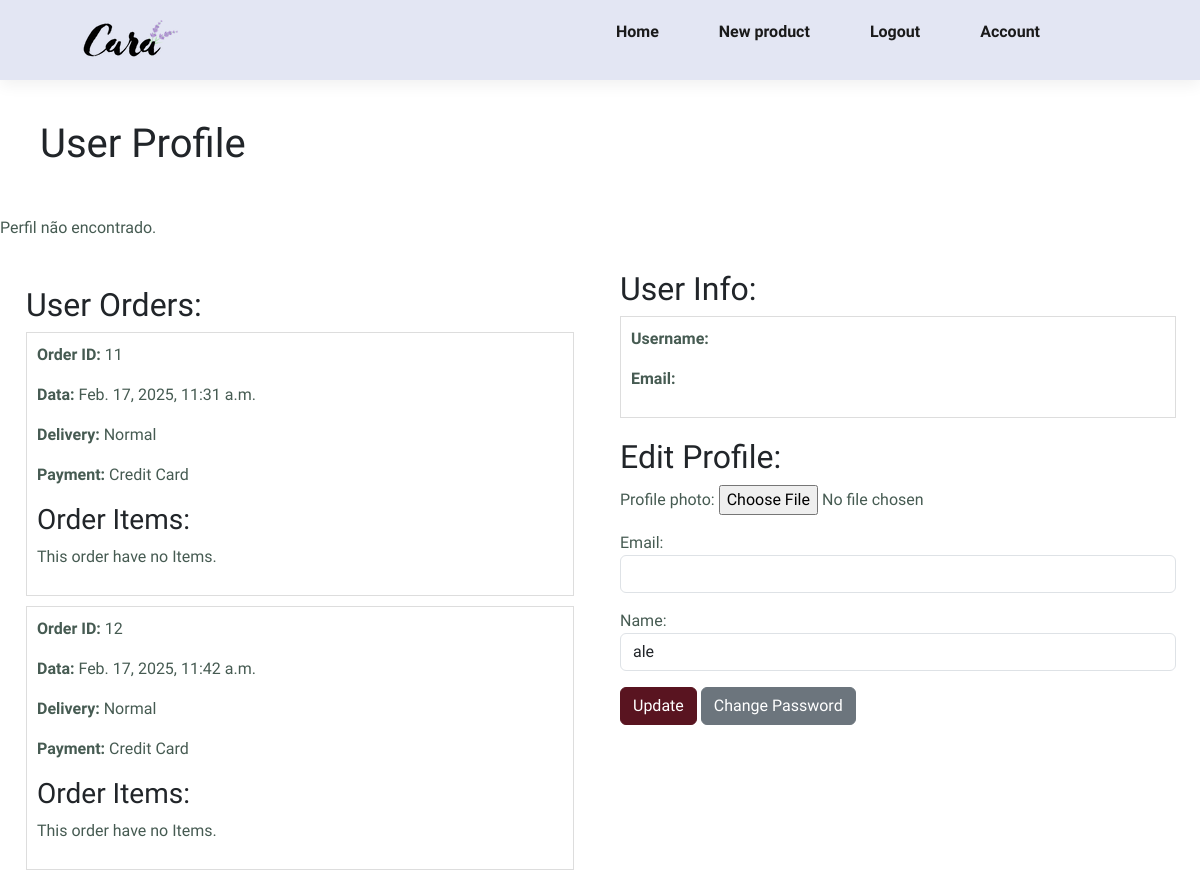
The app's page /profile/ (signed in, upper part), older data.
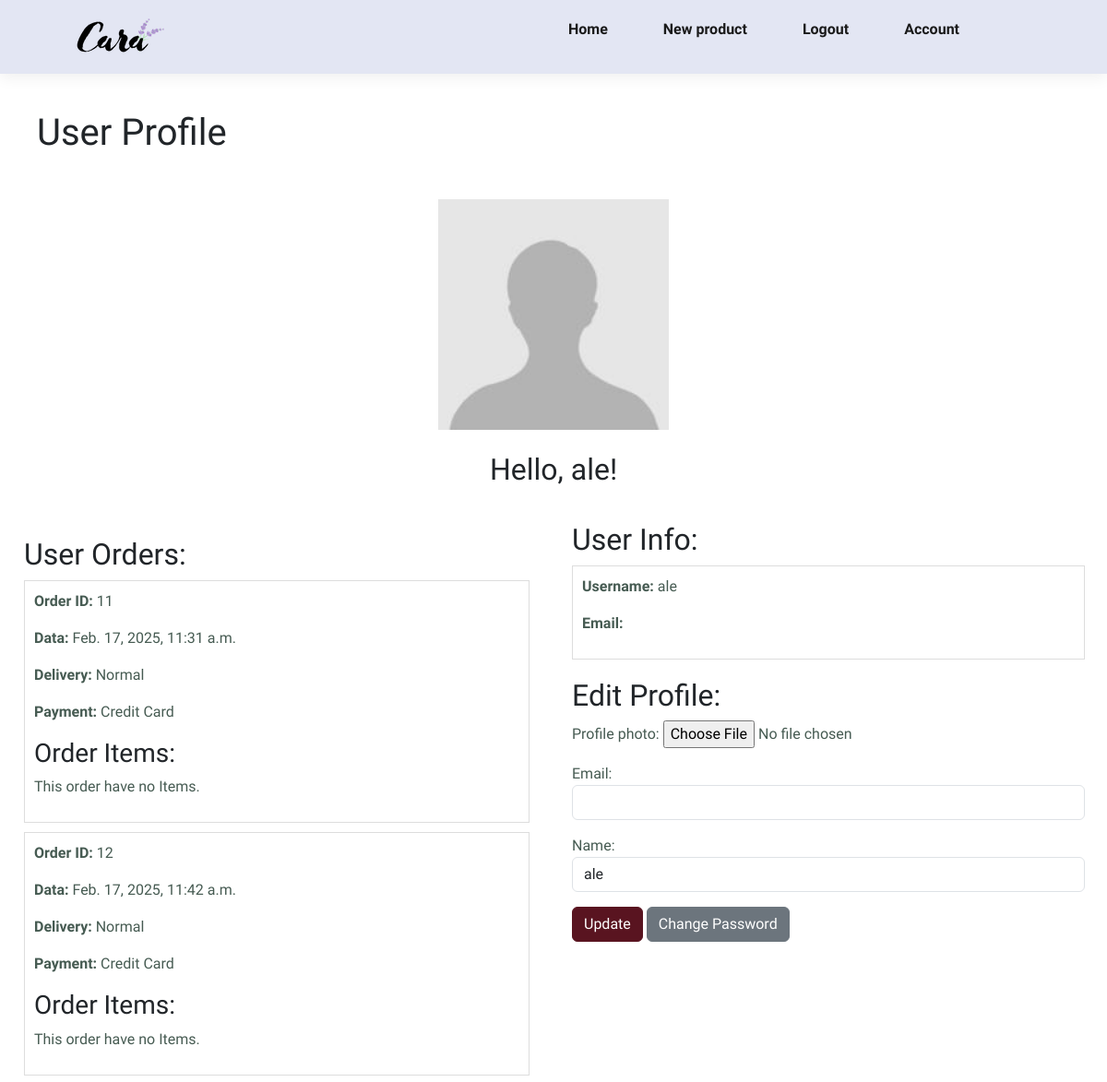
The same page, newer data.
### apps/main/models.py (models this page shows, shortened)
class Profile(models.Model):
    user = models.OneToOneField(User, on_delete=models.CASCADE)
    profile_photo = models.ImageField(upload_to='profile_pictures/', blank=True, null=True)

### apps/main/views.py (the view)
    def wrapper(request, *arg, **kwargs):
        if not request.user.is_authenticated:
            messages.warning(request, 'You need to be loged to proceed')
            return redirect('login')
        return view_func(request, *arg, **kwargs)

### apps/main/forms.py (shortened to what this page needs)
class UpdateProfile(forms.ModelForm):
    email = forms.EmailField(required=True, max_length=50, widget=forms.TextInput(
        attrs={'class':'form-control', 'readonly':'readonly'}
    ))
    register_name = forms.CharField(label='Name', required=True, max_length=20, widget=forms.TextInput(
        attrs={
            "class":"form-control",
        }
    ))
    profile_photo = forms.ImageField(required=False)
    class Meta:
        model = Profile
        fields = ['profile_photo']

### apps/main/views.py (called while the page is built)
def custom_login_required(view_func):
    def wrapper(request, *arg, **kwargs):
        if not request.user.is_authenticated:
            messages.warning(request, 'You need to be loged to proceed')
            return redirect('login')
        return view_func(request, *arg, **kwargs)
    return wrapper

### apps/main/templates/store/profile.html (shortened to what this page needs)
{% extends 'store/base.html' %}
{% load static %}
{% block content %}
<h1 style="padding: 1em;">User Profile</h1>
{% if userProfile  %}
<div style="display: flex; flex-direction: column; justify-content: center; align-items: center;">
    {% if userProfile.profile_photo %}
        <img style="width: 250px; height: 250px;" src="{{ userProfile.profile_photo.url }}" alt="foto de {{userProfile.user.name}}">
    {% else %}
        <img style="width: 250px; height: 250px;" src="{% static 'assets/img/defaultUser.jpg' %}" alt="foto de {{userProfile.user.name}}">
    {% endif %}
    <br>
    <h2 class="h2">Hello, {{userProfile.user.username}}!</h2>
</div>
{% else %}
    <p>Perfil não encontrado.</p>
{% endif %}
<div style="display: flex; flex-direction: row; width: 100%; margin-top: 30px; ">
    <div style="display: flex; flex-direction: column; width: 50%; padding: 1em;">
        <h2 style="margin-left: 10px;">User Orders:</h2>
    {% if userOrders %}
        {% for order in userOrders %}
            <div style="border: 1px solid #ddd; padding: 10px; margin: 0 10px 10px 10px">
                    <p><strong>Order ID:</strong> {{ order.id }}</p>
                    <p><strong>Data:</strong> {{ order.created_at }}</p>
                    <p><strong>Delivery:</strong> {{ order.delivery_method }}</p>
                    <p><strong>Payment:</strong> {{ order.payment_method }}</p>
                    <h3>Order Items:</h3>
                    {% with orderItems|dictsort:"order.id" as filtered_items %}
                        {% if filtered_items %}
                            <ul>
                                {% for item in filtered_items %}
                                    {% if item.order.id == order.id %}
                                        <li>{{ item.product.name }} - Quantity: {{ item.quantity }}</li>
                                    {% endif %}
                                {% endfor %}
                            </ul>
                        {% else %}
                            <p>This order have no Items.</p>
                        {% endif %}
                    {% endwith %}
                </div>
        {% endfor %}
    {% else %}
        <p>No orders Found.</p>
    {% endif %}
    </div>
    <div style="display: flex; flex-direction: column; width: 48%;">
        <h2 style="margin-left: 20px;">User Info:</h2>
        <div style="margin-left: 20px; border: 1px solid #ddd; padding: 10px;">
            <p><strong>Username:</strong> {{userProfile.user.username}}</p>
            <p><strong>Email:</strong> {{userProfile.user.email}}</p>
        </div>
        <div style="margin-left: 20px; margin-top: 20px;">
            <h2>Edit Profile:</h2>
            <form method="POST" enctype="multipart/form-data">
                {{form.as_p}}
                <button type="submit" class="btn btn-primary" style="background-color: #591420; border-color: #591420;">Update</button>
                <button class="btn btn-secondary" id="change-pass-btn">
                    Change Password
                </button>
            </form>
        </div>
    </div>
</div>
{% endblock %}

Row changes from the older to the newer data that the page shows:
added Profile: user.username "ale"
Text that changed along with them:
text no longer shown: "Perfil não encontrado."
text now shown: "Hello, !"
